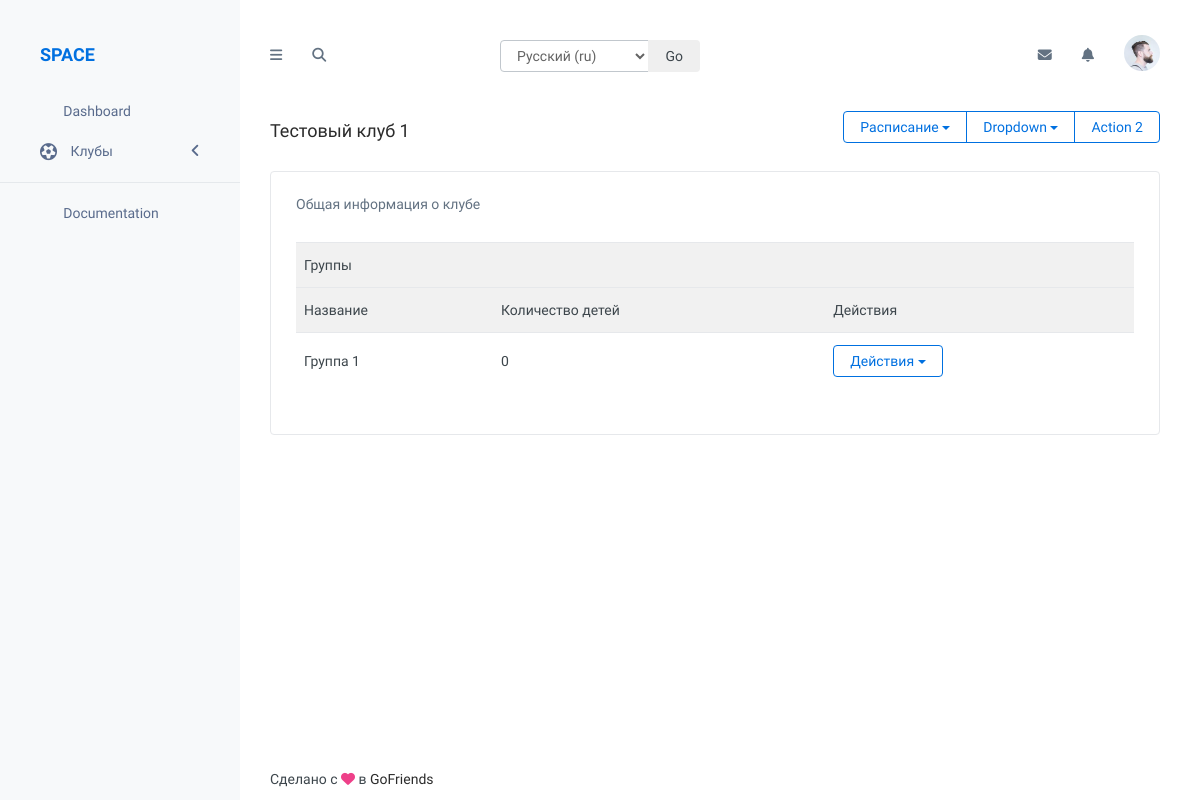
Screenshot of /dashboard/club/admin/actions/1/ with the database file from the repository.
### club/models.py (models this page shows, shortened)
class Club(models.Model):
    title = models.CharField(max_length=200, verbose_name=_('Название'))
    slug = models.SlugField(null=True, max_length=230, unique=True)
    meta_keywords = models.CharField(max_length=200, verbose_name=_('META Ключевые слова'), blank=True, null=True)
    meta_description = models.CharField(max_length=200, verbose_name=_('META Описание'), blank=True, null=True)
    region = models.ForeignKey(Region, on_delete=models.CASCADE, verbose_name=_('Регион'))
    created = models.DateTimeField(verbose_name=_('Дата создания'), auto_now_add=True, auto_now=False)
    super_admin = models.ForeignKey(Administrator, on_delete=models.CASCADE, verbose_name=_('Главный администратор клуба'))
    class Meta:
        verbose_name = _('Клуб')
        verbose_name_plural = _('Клубы')

class Group(models.Model):
    title = models.CharField(max_length=200, verbose_name=_('Название'))
    club = models.ForeignKey(Club, on_delete=models.CASCADE)
    children = models.ManyToManyField(Child, blank=True)
    color = ColorField(verbose_name=_('Цвет'), default='#238a53')
    class Meta:
        verbose_name = _('Группа')
        verbose_name_plural = _('Группы')
    def count_children(self):
        return self.children.count()

### club/views.py (the view)
# urls.py: path('actions/<int:club_id>/', ClubAdminActionsView.as_view(), name='admin-club-actions'),
class ClubAdminActionsView(View):
    def get(self, request, club_id):
        club = Club.objects.get(pk=club_id)
        context = {
            'club': club,
        }
        return render(request, 'club/club-admin-start.html', context)

### club/templates/club/club-admin-start.html (shortened to what this page needs)
{% extends 'cabinet.html' %}
{% load i18n %}
{% block content %}
    {% include 'club/_club-admin-actions.html' %}
    <div class="col-sm-12">
        <div class="panel panel-white">
            <div class="panel-body">
                <div class="panel-heading">
                    <h4 class="panel-title">{% trans 'Общая информация о клубе' %}</h4>
                </div>
                <div class="panel-body">
                    <div class="table-responsive-">
                        <table class="table">
                            <tr class="bg-light">
                                <td colspan="3">{% trans 'Группы' %}</td>
                            </tr>
                            <tr class="bg-light">
                                <td>{% trans 'Название' %}</td>
                                <td>{% trans 'Количество детей' %}</td>
                                <td>{% trans 'Действия' %}</td>
                            </tr>
                            {% for group in club.group_set.all %}
                                <tr>
                                    <td style="vertical-align: middle;">{{ group.title }}</td>
                                    <td style="vertical-align: middle;">{{ group.count_children }}</td>
                                    <td style="vertical-align: middle;">
                                        <div class="btn-group">
                                            <div class="btn-group" role="group">
                                                <button type="button" class="btn btn-default dropdown-toggle" data-toggle="dropdown" aria-expanded="false">
                                                    {% trans 'Действия' %}
                                                    <span class="caret"></span>
                                                </button>
                                            </div>
                                        </div>
                                    </td>
                                </tr>
                            {% endfor %}
                        </table>
                    </div>
                </div>
            </div>
        </div>
    </div>
{% endblock content %}

### club/templates/club/_club-admin-actions.html (shortened to what this page needs)
{% load i18n %}
<div class="col-sm-12" style="margin-bottom: 20px;">
    <div class="row">
        <div class="col-md-4">
            <h4>{{ club.title }}</h4>
        </div>
        <div class="col-md-8" style="text-align: right">
            <div class="btn-group">
                <div class="btn-group" role="group">
                    <button type="button" class="btn btn-default dropdown-toggle" data-toggle="dropdown" aria-expanded="false">
                        {% trans 'Расписание' %}
                        <span class="caret"></span>
                    </button>
                </div>
                <div class="btn-group" role="group">
                    <button type="button" class="btn btn-default dropdown-toggle" data-toggle="dropdown" aria-expanded="false">
                        Dropdown
                        <span class="caret"></span>
                    </button>
                </div>
                <button type="button" class="btn btn-default">Action 2</button>
            </div>
        </div>
    </div>
</div>

### rows the page displays
Club: title "Тестовый клуб 1"
Group: title "Группа 1", count_children "0"

### other values shown
form field language "Русский (ru)"
